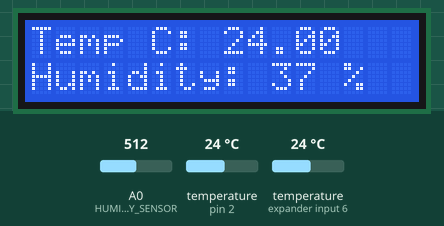
Simulated run of this sketch. Board: Arduino Uno, built with avr-gcc and run on an emulated ATmega328P. Shown: 16×2 character LCD. The test bench sets the inputs (shaded band); at power-on: temperature (sensors on expander input 6, pin 2) 24 °C, A0 (HUMIDITY_SENSOR) = 512. What the sketch prints to the serial monitor is not drawn.

Above: at 3.3 s.
3.4 s: temperature (sensor on expander input 6) set to 12 °C
At 13.1 s:
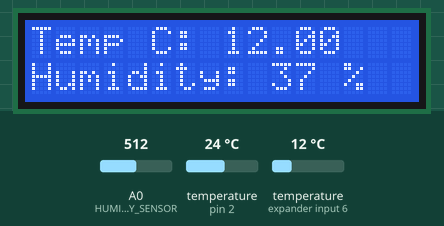
13.9 s: A0 (HUMIDITY_SENSOR) set to 716
At 23.2 s:
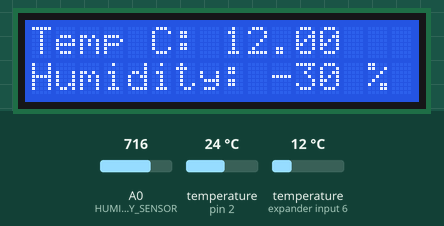
24.1 s: A0 (HUMIDITY_SENSOR) set to 664
At 33.3 s:
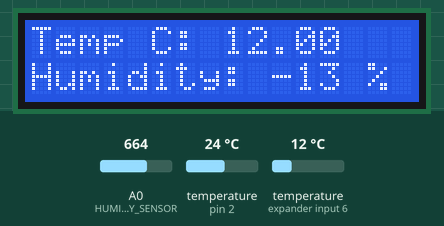
34.2 s: A0 (HUMIDITY_SENSOR) set to 647
At 43.4 s:
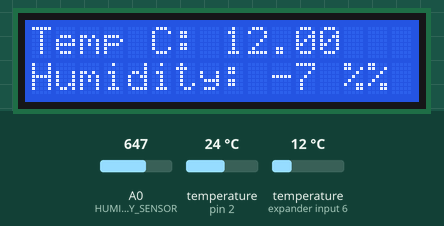
44.4 s: temperature (sensor on expander input 6) set to 19 °C
At 53.4 s:
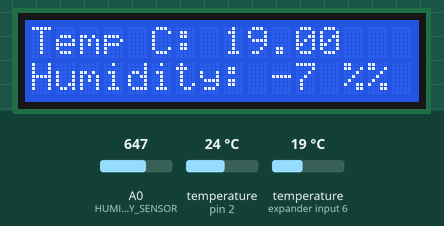
54.6 s: temperature (sensor on expander input 6) set to 28 °C
At 64.6 s:
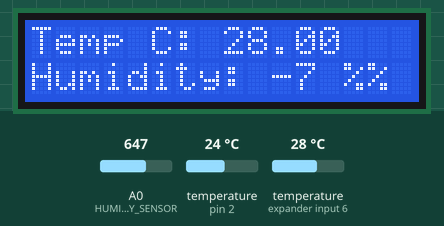
Timing chart, 0 to 65.7 s (numbered marks = the images above; inputs shaded):
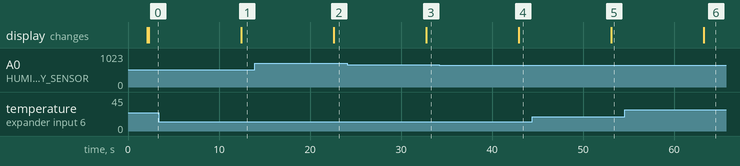

The sketch:

PlantData.ino
```cpp
// Include the libraries we need
#include <OneWire.h>
#include <DallasTemperature.h>
#include <Wire.h>
#include <LiquidCrystal_I2C.h>

//LCD Address
LiquidCrystal_I2C lcd(0x27, 16, 2);

// Data wire is plugged into port 2 on the Arduino
#define ONE_WIRE_BUS 2  //Порт датчика/ов температуры
#define TEMPERATURE_PRECISION 9

const int air = 623;    //Данные датчика влажности в воздухе
const int water = 317;  //Данные датчика влажности в воде
#define HUMIDITY_SENSOR A0  //Порт датчика влажности

// Setup a oneWire instance to communicate with any OneWire devices (not just Maxim/Dallas temperature ICs)
OneWire oneWire(ONE_WIRE_BUS);

// Pass our oneWire reference to Dallas Temperature.
DallasTemperature sensors(&oneWire);

// Assign address manually. The addresses below will need to be changed
// to valid device addresses on your bus. Device address can be retrieved
// by using either oneWire.search(deviceAddress) or individually via
// sensors.getAddress(deviceAddress, index)
DeviceAddress insideThermometer = { 0x28, 0xFF, 0xEA, 0x1D, 0x36, 0x16, 0x4, 0xA2 };
DeviceAddress outsideThermometer   = { 0x28, 0xFF, 0xC3, 0x2D, 0x36, 0x16, 0x4, 0xE1 };

void setup(void)
{
  // start serial port
  Serial.begin(9600);

  // Start up the library
  sensors.begin();

  lcd.init();
  lcd.backlight();
  lcd.setCursor(0, 1);
  lcd.print("Found ");
  lcd.setCursor(0, 0);
  lcd.print(sensors.getDeviceCount());
  lcd.print(" temp sensors.");
  delay(2000);
  lcd.clear();

  // locate devices on the bus
  //Serial.print("Found ");
  //Serial.print(sensors.getDeviceCount(), DEC);
  //Serial.println(" temp sensors.");

  // report parasite power requirements
  //Serial.print("Parasite power is: ");
  //if (sensors.isParasitePowerMode()) Serial.println("ON");
  //else Serial.println("OFF");

  if (!sensors.getAddress(insideThermometer, 0)) Serial.println("Unable to find address for Device 0");
  if (!sensors.getAddress(outsideThermometer, 1)) Serial.println("Unable to find address for Device 1");

  // show the addresses we found on the bus
  //Serial.print("Device 0 Address: ");
  //printAddress(insideThermometer);
  //Serial.println();

  //Serial.print("Device 1 Address: ");
  //printAddress(outsideThermometer);
  //Serial.println();

  // set the resolution to 9 bit per device
  sensors.setResolution(insideThermometer, TEMPERATURE_PRECISION);
  sensors.setResolution(outsideThermometer, TEMPERATURE_PRECISION);

  //Serial.print("Device 0 Resolution: ");
  //Serial.print(sensors.getResolution(insideThermometer), DEC);
  //Serial.println();

  //Serial.print("Device 1 Resolution: ");
  //Serial.print(sensors.getResolution(outsideThermometer), DEC);
  //Serial.println();
}

// function to print a device address
void printAddress(DeviceAddress deviceAddress)
{
  for (uint8_t i = 0; i < 8; i++)
  {
    // zero pad the address if necessary
    if (deviceAddress[i] < 16) Serial.print("0");
    Serial.print(deviceAddress[i], HEX);
  }
}

// function to print the temperature for a device
void printTemperature(DeviceAddress deviceAddress)
{
  float tempC = sensors.getTempC(deviceAddress);
  if(tempC == DEVICE_DISCONNECTED_C)
  {
    Serial.println("Error: Could not read temperature data");
    return;
  }
  Serial.print("Temp C: ");
  Serial.print(tempC);
  lcd.setCursor(0, 0);
  lcd.print("Temp C: ");
  lcd.print(tempC);
}

// function to print a device's resolution
void printResolution(DeviceAddress deviceAddress)
{
  Serial.print("Resolution: ");
  Serial.print(sensors.getResolution(deviceAddress));
  Serial.println();
}

// main function to print information about a device
void printData(DeviceAddress deviceAddress)
{
  Serial.print("Device Address: ");
  printAddress(deviceAddress);
  Serial.print(" ");
  printTemperature(deviceAddress);
  Serial.println();
}

void printHum()
{
  uint16_t sensorVal = analogRead(HUMIDITY_SENSOR);
  int percentageHumididy = map(sensorVal, water, air, 100, 0);
  double flHumidity = (sensorVal-water)/(air-water) * 100.0f;
  //air = 623 = 0%
  //water = 317 = 100%
  //Serial.print("Sensor data: ");
  //Serial.println(sensorVal);
  Serial.print("Soil Humidity: ");
  Serial.print(percentageHumididy);
  Serial.println(" %");
  lcd.setCursor(0, 1);
  lcd.print("Humidity: ");
  lcd.print(percentageHumididy);
  lcd.print(" %");
  //Serial.print("Float Humidity: ");
  //Serial.print(flHumidity);
  //Serial.println(" %");
}

/*
   Main function, calls the temperatures in a loop.
*/
void loop(void)
{
  // call sensors.requestTemperatures() to issue a global temperature
  // request to all devices on the bus
  sensors.requestTemperatures();
  // print the device information
  printData(insideThermometer);
  printData(outsideThermometer);
  printHum();
  delay(10000);
}
```

Measured:
- the behaviour switches between 654 and 653 on A0 (HUMIDITY_SENSOR) (found by bisection; images 3 and 4)
- after the input at 3.4 s, the display: changes after 9.1 s (image 1)
- after the input at 13.9 s, the display: changes after 8.7 s (image 2)
- after the input at 24.1 s, the display: changes after 8.7 s (image 3)
- after the input at 34.2 s, the display: changes after 8.8 s (image 4)
- after the input at 44.4 s, the display: changes after 8.7 s (image 5)
- after the input at 54.6 s, the display: changes after 8.7 s (image 6)
